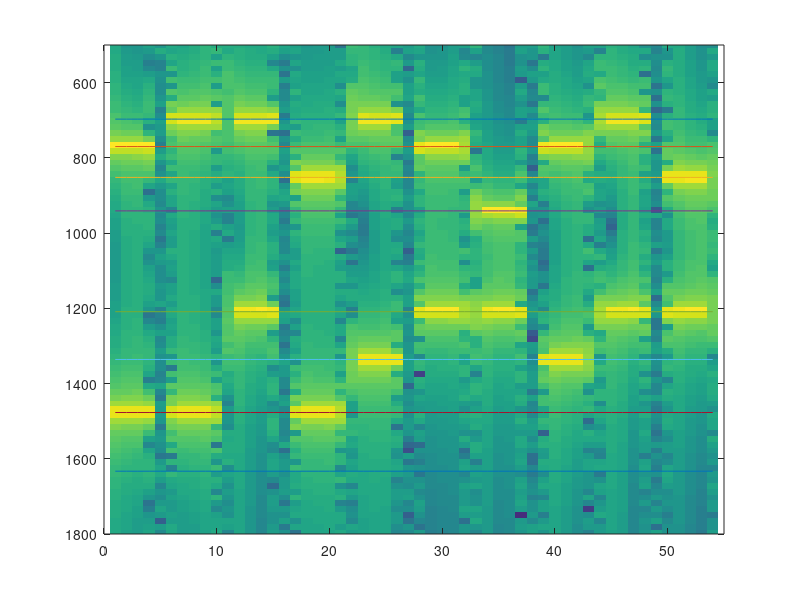

MATLAB code for this plot:
% A script showing the basics of making one's own spectrogram code

% Suppose we have our data in the signal xt
load('QuizToneSig_0_1.mat');
xt=xt(:);   %forces data to be in column format
xtlen=length(xt);

FFTlen=512;

numloops=floor(xtlen/FFTlen);

out=zeros(FFTlen,numloops);

for k=1:numloops;
    start=(k-1)*FFTlen+1;
    stop=start+FFTlen-1;
    dat=xt(start:stop);
    df=fft(dat);
    df=fftshift(df);
    out(:,k)=20*log10(abs(df));
end;

figure(1);
t=1:numloops;
f=linspace(-fs/2,fs/2,FFTlen+1);
f=f(1:FFTlen);
imagesc(t,f,out);

f1 = [697, 770, 852, 941, 1209, 1336, 1477, 1633]; 
hold on
for f=f1;
	plot(ones(numloops,1)*f);
end
axis([0 55 500 1800]);
